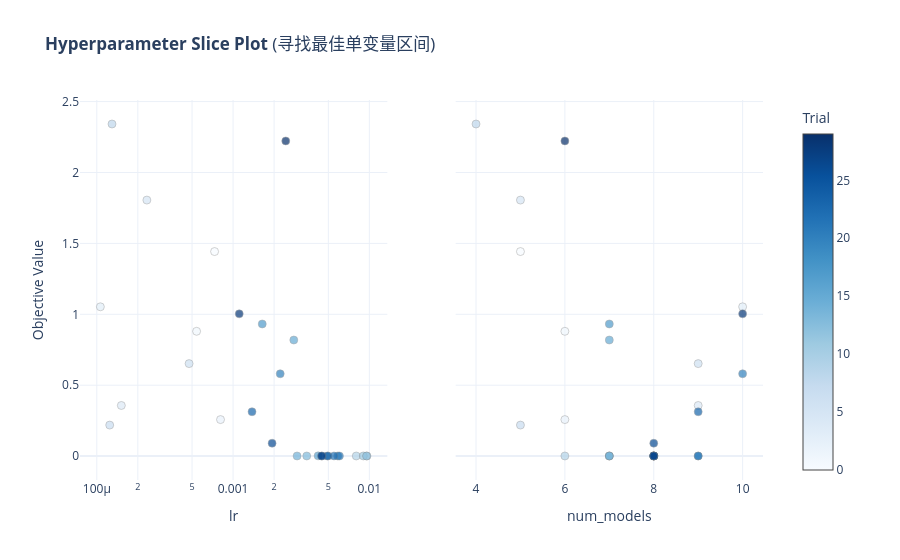

Write notebook code for a chart like this one.
### Code cell
# 2. Slice Plot (回答“lr 具体设置多少最好？”)
# 既然 lr 最重要，我们需要看它的单变量分布
fig_slice = optuna.visualization.plot_slice(study, params=['lr', 'num_models'])
fig_slice.update_layout(
    title='<b>Hyperparameter Slice Plot</b> (寻找最佳单变量区间)',
    template='plotly_white'
)
fig_slice.update_traces(marker=dict(size=8, opacity=0.7)) # 调整散点大小
print("展示 Slice 分布图...")
fig_slice.show()

### Figure 1 — Plotly figure (JSON) as saved in the notebook; plotly's stock layout.template omitted (floating-point values rounded to 4 significant figures)
{"data": [{"marker": {"color": [0, 1, 2, 3, 4, 5, 6, 7, 8, 9, 10, 11, 12, 13, 14, 15, 16, 17, 18, 19, 20, 21, 22, 23, 24, 25, 26, 27, 28, 29], "colorbar": {"title": {"text": "Trial"}, "x": 1, "xpad": 40}, "colorscale": [[0, "rgb(247,251,255)"], [0.125, "rgb(222,235,247)"], [0.25, "rgb(198,219,239)"], [0.375, "rgb(158,202,225)"], [0.5, "rgb(107,174,214)"], [0.625, "rgb(66,146,198)"], [0.75, "rgb(33,113,181)"], [0.875, "rgb(8,81,156)"], [1, "rgb(8,48,107)"]], "line": {"color": "Grey", "width": 0.5}, "opacity": 0.7, "showscale": true, "size": 8}, "mode": "markers", "name": "Feasible Trial", "showlegend": false, "type": "scatter", "x": [0.0007316, 0.0005399, 0.000809, 0.0001062, 0.0001513, 0.000233, 0.0004755, 0.0001244, 0.0001293, 0.008017, 0.00961, 0.009036, 0.009527, 0.003472, 0.00295, 0.00279, 0.004207, 0.001637, 0.004975, 0.005863, 0.002218, 0.006035, 0.005501, 0.001377, 0.004924, 0.0045, 0.001934, 0.004458, 0.00111, 0.002435], "xaxis": "x", "y": [1.442, 0.8801, 0.2575, 1.053, 0.357, 1.805, 0.6522, 0.2187, 2.342, 0.000949, 0.0009984, 0.001101, 0.0008692, 0.0009042, 0.0009226, 0.8186, 0.001664, 0.9317, 0.0008352, 0.0008868, 0.5805, 0.0009834, 0.001104, 0.3128, 0.0008152, 0.0008527, 0.09094, 0.0007682, 1.003, 2.222], "yaxis": "y"}, {"marker": {"color": [0, 1, 2, 3, 4, 5, 6, 7, 8, 9, 10, 11, 12, 13, 14, 15, 16, 17, 18, 19, 20, 21, 22, 23, 24, 25, 26, 27, 28, 29], "colorbar": {"title": {"text": "Trial"}, "x": 1, "xpad": 40}, "colorscale": [[0, "rgb(247,251,255)"], [0.125, "rgb(222,235,247)"], [0.25, "rgb(198,219,239)"], [0.375, "rgb(158,202,225)"], [0.5, "rgb(107,174,214)"], [0.625, "rgb(66,146,198)"], [0.75, "rgb(33,113,181)"], [0.875, "rgb(8,81,156)"], [1, "rgb(8,48,107)"]], "line": {"color": "Grey", "width": 0.5}, "opacity": 0.7, "showscale": false, "size": 8}, "mode": "markers", "name": "Feasible Trial", "showlegend": false, "type": "scatter", "x": [5, 6, 6, 10, 9, 5, 9, 5, 4, 6, 8, 8, 7, 7, 7, 7, 8, 7, 8, 9, 10, 9, 8, 9, 8, 8, 8, 8, 10, 6], "xaxis": "x2", "y": [1.442, 0.8801, 0.2575, 1.053, 0.357, 1.805, 0.6522, 0.2187, 2.342, 0.000949, 0.0009984, 0.001101, 0.0008692, 0.0009042, 0.0009226, 0.8186, 0.001664, 0.9317, 0.0008352, 0.0008868, 0.5805, 0.0009834, 0.001104, 0.3128, 0.0008152, 0.0008527, 0.09094, 0.0007682, 1.003, 2.222], "yaxis": "y2"}], "layout": {"title": {"text": "<b>Hyperparameter Slice Plot</b> (寻找最佳单变量区间)"}, "xaxis": {"anchor": "y", "domain": [0, 0.45], "title": {"text": "lr"}, "type": "log"}, "xaxis2": {"anchor": "y2", "domain": [0.55, 1], "title": {"text": "num_models"}}, "yaxis": {"anchor": "x", "domain": [0, 1], "title": {"text": "Objective Value"}}, "yaxis2": {"anchor": "x2", "domain": [0, 1], "matches": "y", "showticklabels": false}}}
